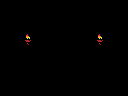

A 2D game scene composited from a Tiled map and its tileset images. What follows is a short description and the map's XML, with every tile layer's data as written:
An orthogonal 16x12 tile map with 8x8 px tiles, 1 tile layer (Tile Layer 1).

<map version="1.0" orientation="orthogonal" renderorder="right-down" width="16" height="12" tilewidth="8" tileheight="8" nextobjectid="1">
 <tileset firstgid="1" name="tiles" tilewidth="8" tileheight="8" tilecount="256" columns="16">
  <image source="tiles.png" width="128" height="128" />
 </tileset>
 <layer name="Tile Layer 1" width="16" height="12">
  <data encoding="csv">
1,1,1,1,1,1,1,1,1,1,1,1,1,1,1,1,
1,1,1,1,1,1,1,1,1,1,1,1,1,1,1,1,
1,1,1,1,1,1,1,1,1,1,1,1,1,1,1,1,
1,1,1,1,1,1,1,1,1,1,1,1,1,1,1,1,
1,1,1,97,1,1,1,1,1,1,1,1,97,1,1,1,
1,1,1,114,1,1,1,1,1,1,1,1,114,1,1,1,
1,1,1,1,1,1,1,1,1,1,1,1,1,1,1,1,
1,1,1,1,1,1,1,1,1,1,1,1,1,1,1,1,
1,1,1,1,1,1,1,1,1,1,1,1,1,1,1,1,
1,1,1,1,1,1,1,1,1,1,1,1,1,1,1,1,
1,1,1,1,1,1,1,1,1,1,1,1,1,1,1,1,
1,1,1,1,1,1,1,1,1,1,1,1,1,1,1,1
</data>
 </layer>
</map>
